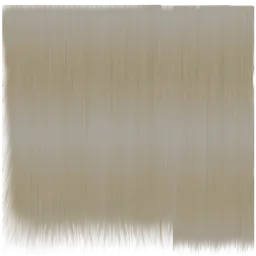
#> input picture frontend/lab/hair/tex/GoldenBlondHair.webp, 256 x 256 px, shrunk from 2048 x 2048 before the run
$ python hair_recontrast.py ../frontend/lab/hair/tex out
#> lines starting #> are read from the running program, lines starting #| are printed output that depends on the picture; after the words box and inside, x2 and y2 are one past the last pixel; in counts of white or black regions, pixels touching at a corner belong together
#!/usr/bin/env python3
"""
헤어 텍스처 교정 — 한국인 기준 머리색으로 옮기면서 **가닥 대비를 복원**한다.

왜 필요한가 (실측 근거)
  진단에서 확인된 원인은 "텍스처 없음"도 "알파"도 아니고 **상대 대비**였다.
  mh_f60_ob 의 GoldenBlondHair 는 평균 휘도 155 / 표준편차 4.9 = 상대 대비 3.2%.
  기준이 되는 mh_f20_thin 의 Hairblackseamless2png 는 23.1 / 6.3 = 27.5%.
  절대 표준편차는 비슷한데(4.9 vs 6.3) 밝은 바탕 위의 ±5 는 눈이 못 읽는다.

  게다가 게임은 ACES 필믹 톤매핑을 쓴다. 휘도 155 는 커브의 **어깨**(압축 구간)에 얹혀
  화면에서는 대비가 3.2% → 1.0%(노출 4배 기준)까지 더 깎인다. 반대로 어두운 텍스처는
  커브의 **발끝**(확장 구간)에 얹혀 27.5% → 39% 로 오히려 늘어난다.
  → **어둡게 옮기는 것만으로 대비가 두 번 이득이다.** 셰이더를 고치는 것보다 근본적이다.

무엇을 하는가
  1) 휘도를 [3, 7, 17, 41]px 대역으로 분해한다. 사람이 '가닥'으로 읽는 건 7~41px 대역이다.
  2) 각 대역을 **기준 텍스처의 대역 프로파일**에 맞춰 증폭한다.
     밝기만 낮추면 대비도 같이 낮아진다 — 그래서 평균과 대비를 따로 제어한다.
  3) 목표 평균으로 옮기고, 한국인 기준 어두운 갈흑색 색조를 곱한다.
  4) 노년 아바타에는 회끗한 흰 가닥(salt-and-pepper)을 **다발 굵기**로 섞는다.
     균일한 회색이 아니라 성긴 줄기여야 대비가 **올라간다**.

⚠ 알파 채널은 바이트 단위로 그대로 복사한다 — 가닥 실루엣이 거기 들어 있다.
⚠ GLB 는 절대 건드리지 않는다. 추출된 텍스처를 읽어 교정본 PNG 를 따로 내놓을 뿐이다.

사용
  python3 tools/hair_recontrast.py <입력_텍스처_디렉터리> <출력_디렉터리> [--only NAME,NAME]

  입력 디렉터리에는 GLB 에서 뽑은 원본 텍스처(<이름>.webp 또는 .png)가 있어야 한다.
  추출: node frontend/lab/hair/src/dump_hair_uv.mjs <출력디렉터리>
"""
import argparse
import json
import os
import sys

import numpy as np
from PIL import Image
from scipy.ndimage import uniform_filter

LUMA = np.array([0.2126, 0.7152, 0.0722], dtype=np.float64)

# 사람이 가닥으로 읽는 공간 주파수 대역 (2048px 텍스처의 텍셀 단위)
BANDS = (3, 7, 17, 41)

# 기준 = mh_f20_thin 의 Hairblackseamless2png. 이 아바타 머리만 '진짜 머리'로 보인다.
# 값은 평균 휘도 대비 각 대역 표준편차의 백분율(측정치).
REF_BANDS = np.array([3.04, 5.38, 8.96, 10.00])
REF_LF = 18.32

SILVER_RGB = np.array([0.74, 0.73, 0.715])   # 흰머리는 순백이 아니라 회백색이다

# ── 텍스처별 설정 ────────────────────────────────────────────────────────────
#  tint   목표 머리색. None 이면 원래 색조를 유지한다(이미 한국인 머리색인 경우).
#  mean   목표 평균 휘도(sRGB 0-255). 게임이 mat.color 로 어둡게 곱하므로
#         고령 아바타일수록 높게 잡아야 화면에서 같은 밝기가 된다.
#         (f70 은 mat.color 가 선형 0.63 배 → 텍스처를 1.6배 밝게 잡아야 상쇄된다)
#  amp    기준 대역 프로파일 대비 목표 배율. 1.0 = 기준과 동일한 가닥 세기.
#  gmax   대역별 증폭 상한. 손상된(압축 블록) 텍스처는 낮게 잡아 블록을 안 키운다.
#  silver 흰 가닥이 차지할 컬럼 비율. 0 이면 넣지 않는다.
#  note   왜 이 값인지
CONFIG = {
    'GoldenBlondHair': dict(
        tint='#2c2521', mean=44, amp=0.95, gmax=(6.0, 9.0, 12.0, 16.0), silver=0.16,
        avatars='mh_f60(60대), mh_f60_ob(60대)',
        note='최악(3.2%/HF 1.12%). 정규화해 보면 가는 세로 가닥이 실제로 살아 있어 증폭으로 복원된다.'),
    'GingerHair': dict(
        tint='#2e2621', mean=50, amp=0.95, gmax=(6.0, 8.0, 10.0, 12.0), silver=0.22,
        avatars='mh_f70(70대), mh_oldf(레거시)',
        note='7.9%/HF 2.77%. 70대라 흰 가닥을 더 넣는다 — 대비가 같이 올라간다.'),
    'StrawberryBlondHair': dict(
        tint='#2b2320', mean=34, amp=0.95, gmax=(3.0, 3.0, 3.0, 4.0), silver=0.05,
        avatars='mh_f50(50대)',
        note='대비 25.8%/HF 9.02% 로 이미 양호. 색조만 바꾸고 대역은 살짝 다듬는다.'),
    'AuburnHair': dict(
        tint='#241d1a', mean=24, amp=1.0, gmax=(2.0, 2.0, 2.0, 2.5), silver=0.0,
        avatars='mh_girl(아동)',
        note='대비 26.5%/HF 9.09% 로 양호. 붉은 기만 빼 한국 아동 머리색으로 옮긴다.'),
    'BlackHair': dict(
        tint='#26201d', mean=30, amp=0.95, gmax=(1.6, 2.2, 5.0, 6.0), silver=0.0,
        donor='Hairblackseamless2png', donor_gain=0.85,
        avatars='mh_f20(20대), mh_f40(40대)',
        note='색은 이미 검지만 HF 2.36% 로 가닥이 없다. 자체 디테일은 webp 압축 블록이라 '
             '3~7px 증폭 상한을 낮게 걸고, 부족분은 기준 텍스처의 가닥층을 이식해 채운다.'),
    'short02_diffuse': dict(
        tint='#2a221e', mean=40, amp=1.0, gmax=(1.5, 1.5, 1.5, 1.5), silver=0.0,
        avatars='mh_m30(30대)',
        note='대비 22.4%/HF 13.96% 로 좋다. 색이 밝은 갈색이라 한국인 설정과 안 맞아 색조만 바꾼다.'),
    'elvs_grumphair': dict(
        tint='#2f2823', mean=52, amp=0.95, gmax=(6.0, 8.0, 10.0, 12.0), silver=0.30,
        avatars='mh_oldm(레거시)',
        note='3.7%/HF 1.07%. GoldenBlond 와 같은 부류. 레거시라 로테이션에는 안 쓰인다.'),
    'maxhairtex6': dict(
        tint=None, mean=17, amp=0.8, gmax=(2.5, 3.5, 4.0, 4.0), silver=0.0,
        avatars='mh_m20(20대), mh_m50(50대)',
        note='이미 검다(28.1%). 다만 HF 3.04% 로 가닥이 약하고 메시가 1,468 tri 로 전체 최저다. '
             '색은 그대로 두고 중간대역만 올린다.'),
    'ponytail01_diffuse': dict(
        tint=None, mean=25, amp=0.8, gmax=(2.5, 3.5, 4.0, 4.0), silver=0.0,
        avatars='mh_f30(30대), mh_f30_thin(30대)',
        note='이미 검다(28.7%). HF 3.69% 라 중간대역만 올린다.'),
}


def bands_of(L):
    """휘도를 대역으로 분해한다. 반환: (detail 리스트, 최저주파 잔차)"""
    out, prev = [], L
    for b in BANDS:
        blur = uniform_filter(L, size=b)
        out.append(prev - blur)
        prev = blur
    return out, prev


def profile(L, mask):
    """평균 대비 각 대역 표준편차(%). 측정과 목표를 같은 단위로 쓰기 위한 함수."""
    mean = float(L[mask].mean())
    det, lf = bands_of(L)
    return mean, np.array([float(d[mask].std()) / mean * 100 for d in det]), float(lf[mask].std()) / mean * 100


def stats(rgb, mask):
    L = np.ascontiguousarray(rgb) @ LUMA
    mean = float(L[mask].mean())
    hf = float((L - uniform_filter(L, size=9))[mask].std())
    return dict(mean=mean, std=float(L[mask].std()), rel=float(L[mask].std()) / mean,
                hf=hf, hf_rel=hf / mean)


def silver_streaks(shape, frac, seed):
    """흰 가닥 마스크. **다발 굵기(수 텍셀)** 의 세로 줄기로 만든다.

    한 올 단위로 뿌리면 렌더 때 픽셀 아래로 뭉개져 균일한 회색이 되고,
    반대로 통째로 넓게 칠하면 하드에지 흰 줄무늬가 되어 니트 비니처럼 보인다
    (RealisticPatient.tsx:2492 주석의 mh_m60·mh_m70 지적이 그 실패다).
    """
    h, w = shape
    rng = np.random.default_rng(seed)
    col = (rng.random(w) < frac / 6.0).astype(np.float64)      # 시작점을 성기게
    col = uniform_filter(col, size=7)                          # 다발 굵기 ~7텍셀
    col = col / max(col.max(), 1e-6)
    y = np.linspace(0, 1, h)[:, None]
    # 세로로 끊기게 — 뿌리부터 끝까지 이어진 줄은 가발 심처럼 보인다
    fade = 0.35 + 0.65 * (0.5 + 0.5 * np.sin(y * 21.0 + rng.random() * 6.28)) \
        * (0.5 + 0.5 * np.sin(y * 6.3 + rng.random() * 6.28))
    m = col[None, :] * fade
    m *= uniform_filter(rng.random((h, w)), size=3) * 0.8 + 0.4
    return np.clip(m / max(m.max(), 1e-6), 0, 1)


def convert(rgba, cfg, donor_L=None, seed=11):
    rgb = rgba[:, :, :3].astype(np.float64)
    alpha = rgba[:, :, 3]
    mask = alpha > 200
    if mask.sum() < 1000:
        mask = np.ones(alpha.shape, dtype=bool)
    L = np.ascontiguousarray(rgb) @ LUMA
    before = stats(rgb, mask)

    src_mean, src_bands, src_lf = profile(L, mask)
    tgt_bands = REF_BANDS * cfg['amp']
    tgt_lf = REF_LF * cfg['amp']

    # ── 대역별 이득 ──
    # 상대(평균으로 나눈) 공간에서 다룬다. 그래야 평균 이동과 대비 제어가 분리된다.
    gains = np.clip(tgt_bands / np.maximum(src_bands, 1e-6), 1.0, np.array(cfg['gmax'], dtype=np.float64))
    g_lf = float(np.clip(tgt_lf / max(src_lf, 1e-6), 1.0, max(cfg['gmax'])))

    r = L / src_mean                                   # 평균 1 인 상대 휘도장
    det, lf = bands_of(r)
    out = lf.mean() + (lf - lf.mean()) * g_lf
    for d, g in zip(det, gains):
        out = out + d * g

    # ── 부족분을 기증 텍스처의 가닥층으로 채운다 ──
    # 자체 디테일이 압축 블록뿐인 텍스처(BlackHair)용. 외부에서 받아오는 게 아니라
    # **이 프로젝트 안에서 가장 잘 보이는 헤어 텍스처**의 고주파층을 빌려 쓴다.
    donor_used = 0.0
    if donor_L is not None:
        dd, _ = bands_of(donor_L / donor_L.mean())
        add = sum(dd[1:])                              # 7px 이상만 — 3px 는 노이즈에 가깝다
        out = out + add * cfg.get('donor_gain', 1.0)
        donor_used = cfg.get('donor_gain', 1.0)

    L2 = out * cfg['mean']

    # ── 흰 가닥(연령) ──
    sm = None
    if cfg['silver'] > 0:
        sm = silver_streaks(L.shape, cfg['silver'], seed)
        L2 = L2 * (1 - sm * 0.72) + (cfg['mean'] * 2.35) * (sm * 0.72)

    # 흰 가닥이 평균을 끌어올리므로 목표 평균으로 되맞춘다(상대 대비는 보존된다)
    L2 = L2 * (cfg['mean'] / max(float(L2[mask].mean()), 1e-6))
    L2 = np.clip(L2, 1.0, 255.0)

    # ── 색조 ──
    if cfg['tint']:
        t = np.array([int(cfg['tint'][i:i + 2], 16) for i in (1, 3, 5)], dtype=np.float64) / 255.0
        t = t / max(float(t @ LUMA), 1e-6)              # 휘도 1 로 정규화 → 휘도는 위에서 정한 값 그대로
        out_rgb = L2[:, :, None] * t[None, None, :]
    else:
        # 원래 색조 유지: 채널비를 보존한 채 휘도만 갈아끼운다
        ratio = rgb / np.maximum(L[:, :, None], 1e-6)
        out_rgb = L2[:, :, None] * ratio
    if sm is not None:
        sv = L2[:, :, None] * (SILVER_RGB / float(SILVER_RGB @ LUMA))[None, None, :]
        w = (sm * 0.72)[:, :, None]
        out_rgb = out_rgb * (1 - w) + sv * w

    out_rgb = np.clip(out_rgb, 0, 255)
    res = np.dstack([out_rgb, alpha]).astype(np.uint8)   # ⚠ 알파 원본 그대로
    return res, before, stats(res[:, :, :3].astype(np.float64), mask), gains, g_lf, donor_used


def find_src(d, name):
    for e in ('.webp', '.png', '.jpg', '.jpeg'):
        p = os.path.join(d, name + e)
        if os.path.exists(p):
            return p
    return None


def main():
    ap = argparse.ArgumentParser()
    ap.add_argument('src_dir')
    ap.add_argument('out_dir')
    ap.add_argument('--only', default=None)
    ap.add_argument('--webp', action='store_true', help='무손실 webp 도 함께 낸다')
    a = ap.parse_args()
    os.makedirs(a.out_dir, exist_ok=True)
    names = a.only.split(',') if a.only else list(CONFIG)

    donor_cache = {}
    report = []
    print(f"{'texture':<22}{'평균':>7}{'상대대비':>9}{'HF/평균':>9}  →{'평균':>7}{'상대대비':>9}{'HF/평균':>9}  판정")
    print('-' * 84)
    for name in names:
        cfg = CONFIG.get(name)
        if not cfg:
            print(f'{name}: 설정 없음 — 건너뜀')
            continue
        src = find_src(a.src_dir, name)
        if not src:
            print(f'{name}: 원본 없음 — 건너뜀')
            continue
        rgba = np.asarray(Image.open(src).convert('RGBA'))
#> rgba is the input picture: shape (256, 256, 4); mean R, G, B, A 161.3, 153.3, 134.9, 223.2

        donor_L = None
        if cfg.get('donor'):
            dn = cfg['donor']
            if dn not in donor_cache:
                dp = find_src(a.src_dir, dn)
                if dp:
                    dimg = np.asarray(Image.open(dp).convert('RGBA')).astype(np.float64)
                    dl = np.ascontiguousarray(dimg[:, :, :3]) @ LUMA
                    donor_cache[dn] = dl
            donor_L = donor_cache.get(dn)
            if donor_L is not None and donor_L.shape != rgba.shape[:2]:
                donor_L = np.asarray(Image.fromarray(donor_L.astype(np.float32), 'F')
                                     .resize((rgba.shape[1], rgba.shape[0]), Image.BILINEAR), dtype=np.float64)

        fixed, before, after, gains, g_lf, donor_used = convert(rgba, cfg, donor_L)
#> in convert, `mask = alpha > 200`:
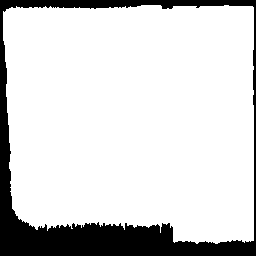
#> mask: shape (256, 256) bool; 83.9% white; 1 black region, box (x1, y1, x2, y2) and area: (0, 0, 256, 256) 10538
#> in convert, `L = np.ascontiguousarray(rgb) @ LUMA`:
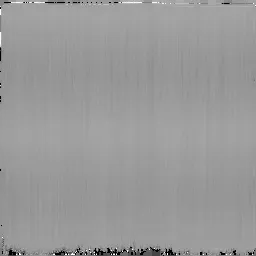
#> L: shape (256, 256) float64; min 0, max 255, mean 153.7
#> in stats, `mean = float(L[mask].mean())`: mean = 155.1
#> in stats, `hf = float((L - uniform_filter(L, size=9))[mask].std())`: hf = 1.17
#> in convert, `before = stats(rgb, mask)`: before = {'mean': 155.1, 'std': 4.42, 'rel': 0.0285, 'hf': 1.17, 'hf_rel': 0.00757}
#> in profile, `mean = float(L[mask].mean())`: mean = 155.1
#> in bands_of, `out, prev = [], L`: out = []
#> after the loop in bands_of, `for b in BANDS:`: out = 4 items
#> in profile, `det, lf = bands_of(L)`:
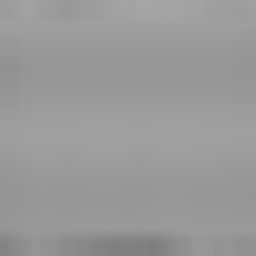
#> lf: shape (256, 256) float64; min 126.2, max 165.7, mean 153.7
#> in convert, `src_mean, src_bands, src_lf = profile(L, mask)`: src_mean = 155.1; src_bands = [0.424, 0.446, 0.632, 0.981]; src_lf = 2.32
#> in convert, `gains = np.clip(tgt_bands / np.maximum(src_bands, 1e-6), 1.0, np.array..`: gains = [6, 9, 12, 9.68]
#> in convert, `g_lf = float(np.clip(tgt_lf / max(src_lf, 1e-6), 1.0, max(cfg['gmax'])))`: g_lf = 7.52
#> in bands_of (call 2), `out, prev = [], L`: out = []
#> the loop in bands_of (call 2), `for b in BANDS:` made 4 passes
#> pass 3, in bands_of (call 2), `blur = uniform_filter(L, size=b)`:
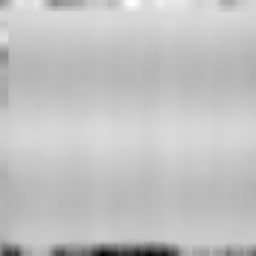
#> blur: shape (256, 256) float64; min 0.508, max 1.14, mean 0.991; drawn with min black and max white
#> after the loop in bands_of (call 2), `for b in BANDS:`: out = 4 items
#> in convert, `det, lf = bands_of(r)`:
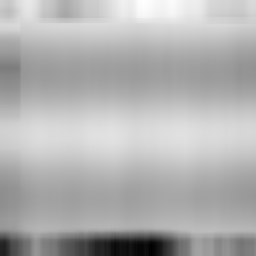
#> lf: shape (256, 256) float64; min 0.813, max 1.07, mean 0.991; drawn with min black and max white
#> the loop in convert, `for d, g in zip(det, gains):` made 4 passes
#> g on passes 1 to 4: 6, 9, 12, 9.68
#> pass 1, in convert, `out = out + d * g`:
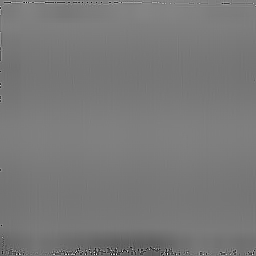
#> out: shape (256, 256) float64; min -5.02, max 7.59, mean 0.991; drawn with min black and max white
#> in convert, `res = np.dstack([out_rgb, alpha]).astype(np.uint8)`:
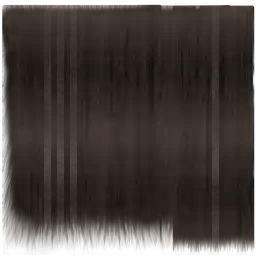
#> res: shape (256, 256, 4); mean of channels 0, 1, 2, 3 49.6, 41.9, 37.5, 223.2; transparent parts drawn white
#> after = {'mean': 43.5, 'std': 10.43, 'rel': 0.24, 'hf': 3.5, 'hf_rel': 0.0806}; gains = [6, 9, 12, 9.68]; g_lf = 7.52; donor_used = 0
        assert np.array_equal(fixed[:, :, 3], rgba[:, :, 3]), f'{name}: 알파가 변경됐다'

        dst = os.path.join(a.out_dir, name + '.png')
        Image.fromarray(fixed, 'RGBA').save(dst, optimize=True)
        if a.webp:
            Image.fromarray(fixed, 'RGBA').save(os.path.join(a.out_dir, name + '.webp'), lossless=True, quality=100)

        ok = after['rel'] >= 0.20 and after['hf_rel'] >= 0.055
#> ok = True
        print(f"{name:<22}{before['mean']:>7.1f}{before['rel']*100:>8.1f}%{before['hf_rel']*100:>8.2f}%"
              f"  →{after['mean']:>7.1f}{after['rel']*100:>8.1f}%{after['hf_rel']*100:>8.2f}%  {'OK' if ok else '미달'}")
#| GoldenBlondHair         155.1     2.9%    0.76%  →   43.5    24.0%    8.06%  OK
        report.append(dict(
            texture=name, out=os.path.basename(dst), avatars=cfg['avatars'], note=cfg['note'],
            tint=cfg['tint'], target_mean=cfg['mean'], silver=cfg['silver'],
            donor=cfg.get('donor'), donor_gain=donor_used,
            band_gains=[round(float(g), 2) for g in gains], lf_gain=round(g_lf, 2),
            before={k: round(v, 4) for k, v in before.items()},
            after={k: round(v, 4) for k, v in after.items()}, passed=bool(ok)))
#> pass 2 of the loop in main, `for name in names:`:
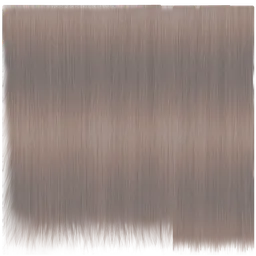
#> input picture frontend/lab/hair/tex/GingerHair.webp, 256 x 256 px, shrunk from 2048 x 2048 before the run
#> in main, rgba is the input picture: shape (256, 256, 4); mean R, G, B, A 141, 124.4, 118.2, 223.2
#> in convert (call 2), `before = stats(rgb, mask)`: before = {'mean': 128.3, 'std': 9.05, 'rel': 0.0705, 'hf': 2.51, 'hf_rel': 0.0196}
#> src_mean = 128.3; src_bands = [1.31, 1.04, 1.07, 1.7]; src_lf = 5.38
#> in convert (call 2), `gains = np.clip(tgt_bands / np.maximum(src_bands, 1e-6), 1.0, np.array..`: gains = [2.2, 4.89, 7.94, 5.59]
#> in convert (call 2), `g_lf = float(np.clip(tgt_lf / max(src_lf, 1e-6), 1.0, max(cfg['gmax'])))`: g_lf = 3.24
#> in convert (call 2), `det, lf = bands_of(r)`:
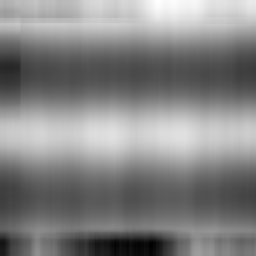
#> lf: shape (256, 256) float64; min 0.845, max 1.13, mean 0.994; drawn with min black and max white
#> the loop in convert (call 2), `for d, g in zip(det, gains):` made 4 passes
#> g on passes 1 to 4: 2.2, 4.89, 7.94, 5.59
#> pass 1, in convert (call 2), `out = out + d * g`:
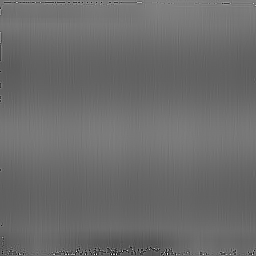
#> out: shape (256, 256) float64; min -1.3, max 4.11, mean 0.994; drawn with min black and max white
#> in main, `fixed, before, after, gains, g_lf, donor_used = convert(rgba, cfg, don..`: after = {'mean': 49.5, 'std': 13.72, 'rel': 0.277, 'hf': 4.2, 'hf_rel': 0.0848}; gains = [2.2, 4.89, 7.94, 5.59]; g_lf = 3.24
#| GingerHair              128.3     7.1%    1.96%  →   49.5    27.7%    8.48%  OK

    with open(os.path.join(a.out_dir, 'mapping.json'), 'w') as f:
        json.dump(report, f, ensure_ascii=False, indent=1)
    print(f'\n알파 무변경 검증 통과. 아바타↔텍스처 매핑: {a.out_dir}/mapping.json')
    return 0


if __name__ == '__main__':
    sys.exit(main())
#> (the program exits here)
